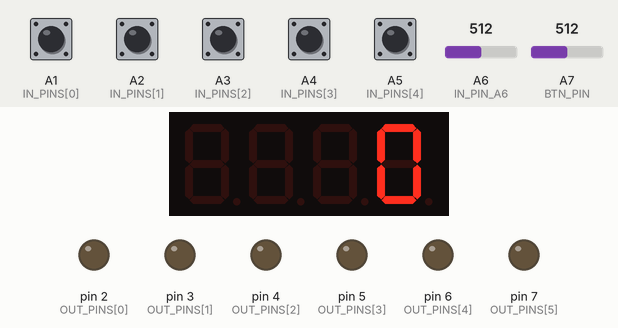
Bench run of a sketch on a simulated Arduino Nano, built with avr-gcc and run on an emulated ATmega328P. Shown: 4-digit seven-segment display, output pins drawn as LEDs (lit = HIGH). The inputs (shaded band) are chosen by the test bench; at power-on: A1 (IN_PINS[0]), A2 (IN_PINS[1]), A3 (IN_PINS[2]), A4 (IN_PINS[3]), A5 (IN_PINS[4]) HIGH, A7 (BTN_PIN) = 512, A6 (IN_PIN_A6) = 512. WiFi joins after 1.5 s; servers stay silent unless stated; EEPROM starts erased; pins used as bus, display or sensor lines are not drawn.

Above: at 3.2 s.
4.4 s: A7 (BTN_PIN) set to 217
6.1 s: A7 (BTN_PIN) set to 182
At 7.5 s:
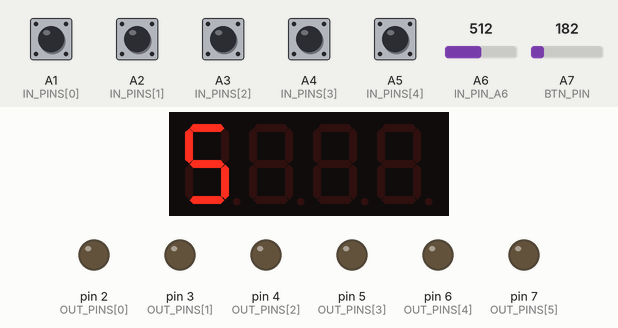
7.6 s: A7 (BTN_PIN) set to 210
At 9.0 s:
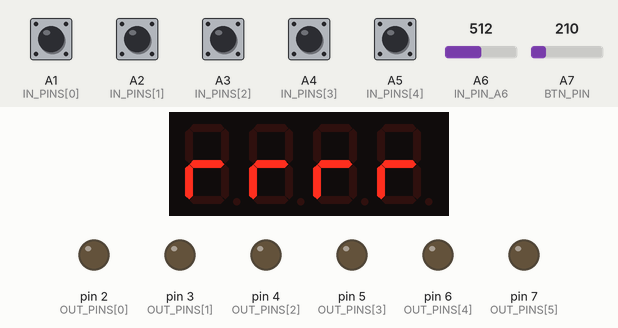
At 9.5 s:
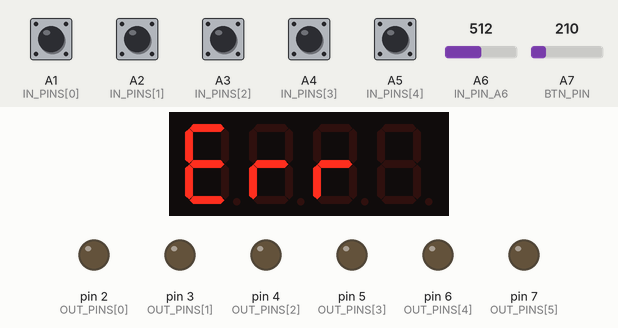
Timing chart, 0 to 11.0 s (numbered marks = the images above; inputs shaded):
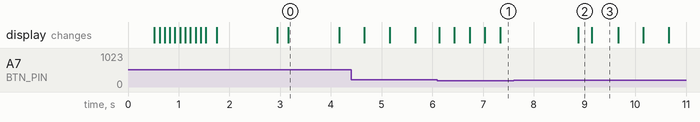

The sketch:

Station_Controller.ino
```cpp
/*
  ==============================================================
  STATION CONTROLLER — FIRMWARE v5.7-VegasFix

  UPDATES:
  - Re-enabled Vegas Mode (9999 -> 0000 boot sequence)
  - Fixed "Scroll Back" logic: If user cycles back to original ID,
    skip conflict check to prevent self-lockout.
  ==============================================================
*/

#define FIRMWARE_VERSION "v5.7-VegasFix"
#define HAS_TM1637 1
#define DEBUG_SERIAL 1

#include <SPI.h>
#include <Ethernet.h>
#include <EthernetUdp.h>
#include <EEPROM.h>
#include <avr/wdt.h>

#if HAS_TM1637
#include <TM1637Display.h>
const uint8_t CLK_PIN = 8;
const uint8_t DIO_PIN = 9;
TM1637Display display(CLK_PIN, DIO_PIN);
#endif

const uint8_t OUT_PINS[6] = {2, 3, 4, 5, 6, 7};
const uint8_t IN_PINS[5] = {A1, A2, A3, A4, A5};
#define IN_PIN_A6 A6
#define BTN_PIN A7

#define ETH_CS 10
#define ETH_RST A0
byte mac[] = {0xDE, 0xAD, 0xBE, 0xEF, 0x02, 0x10};
IPAddress ipBroadcast(192, 168, 1, 255);

// PORTS
const uint16_t PORT_CMD = 8888;
const uint16_t PORT_FB = 8889;

EthernetUDP Udp;

uint8_t STATION_ID = 0;
uint8_t lastFeedbackBits = 0;
uint8_t pendingID = 0;
bool reconfigPending = false;
uint32_t lastButtonTime = 0;
uint32_t lastCmdMs = 0;
const uint16_t CMD_WATCHDOG_MS = 4000;
const uint16_t RECONFIG_DELAY_MS = 1500;

enum DisplayMode
{
  DISP_NORMAL,
  DISP_ERROR,
  DISP_LINK,
  DISP_DISABLED,
  DISP_CHECKING
};
DisplayMode displayMode = DISP_NORMAL;
bool displayFlash = false;
uint32_t lastDisplayUpdate = 0;

uint8_t xorChecksum(const uint8_t *data, uint8_t len)
{
  uint8_t c = 0;
  for (uint8_t i = 0; i < len; i++)
    c ^= data[i];
  return c;
}

void initEthernet(bool fullReset, uint8_t tempId)
{
  if (fullReset)
  {
    SPI.begin();
    pinMode(ETH_CS, OUTPUT);
    digitalWrite(ETH_CS, HIGH);
    pinMode(ETH_RST, OUTPUT);
    digitalWrite(ETH_RST, LOW);
    delay(200);
    digitalWrite(ETH_RST, HIGH);
    delay(800);
  }
  // IP depends on ID
  IPAddress localIp(192, 168, 1, 210 + tempId);
  mac[5] = 0x10 + tempId;
  Ethernet.init(ETH_CS);
  Ethernet.begin(mac, localIp);
  Udp.begin(PORT_CMD);
}

// Conflict Check Logic
bool isIdTaken(uint8_t candidate)
{
#if HAS_TM1637
  display.clear();
  uint8_t seg[] = {0x50, 0x50, 0x50, 0x50}; // "r r r r"
  display.setSegments(seg);
#endif

  uint8_t req[3] = {0xAD, candidate, (uint8_t)(0xAD ^ candidate)};
  Udp.beginPacket(ipBroadcast, PORT_CMD);
  Udp.write(req, 3);
  Udp.endPacket();

  uint32_t tStart = millis();
  while (millis() - tStart < 200)
  {
    if (Udp.parsePacket())
    {
      uint8_t buf[10];
      int n = Udp.read(buf, 10);
      if (n >= 2 && buf[0] == 0xAE && buf[1] == candidate)
      {
        return true; // Conflict Confirmed
      }
    }
  }
  return false;
}

void findAndApplyID(uint8_t startId)
{
  uint8_t current = startId;
  bool found = false;
  int attempts = 0;

  while (!found && attempts < 6)
  {
    initEthernet(false, current);
    delay(50);

    if (!isIdTaken(current))
    {
      found = true;
    }
    else
    {
      current++;
      if (current > 5)
        current = 0;
      attempts++;
    }
  }

  STATION_ID = current;
  pendingID = STATION_ID;
  saveStationID(STATION_ID);
}

void loadStationID()
{
  uint8_t id = EEPROM.read(0);
  STATION_ID = (id > 5) ? 0 : id;
}
void saveStationID(uint8_t id)
{
  if (EEPROM.read(0) != id)
    EEPROM.update(0, id);
}

void applyRelays(uint8_t bits)
{
  for (uint8_t i = 0; i < 6; i++)
    digitalWrite(OUT_PINS[i], (bits & (1 << i)) ? HIGH : LOW);
}
uint8_t readInputs()
{
  uint8_t bits = 0;
  for (uint8_t i = 0; i < 5; i++)
  {
    if (digitalRead(IN_PINS[i]) == LOW)
      bits |= (1 << i);
  }
  int val = analogRead(IN_PIN_A6);
  if (val < 850)
  {
    if (val < 500)
      bits |= (1 << 5) | (1 << 6);
    else if (val < 605)
      bits |= (1 << 5);
    else
      bits |= (1 << 6);
  }
  return bits;
}

void updateDisplay(uint32_t now)
{
#if HAS_TM1637
  if (now - lastDisplayUpdate < 500)
    return;
  lastDisplayUpdate = now;
  displayFlash = !displayFlash;

  if (reconfigPending)
  {
    display.clear();
    display.showNumberDec(pendingID, false, 1, 0);
    return;
  }

  if (displayMode == DISP_LINK)
  {
    if (displayFlash)
    {
      const uint8_t ln[] = {0x38, 0x54};
      display.setSegments(ln, 2, 1);
    }
    else
      display.clear();
    return;
  }
  if (displayMode == DISP_DISABLED)
  {
    if (displayFlash)
    {
      const uint8_t err[] = {0x79, 0x50, 0x50};
      display.setSegments(err, 3, 0);
      display.showNumberDec(STATION_ID, false, 1, 3);
    }
    else
      display.clear();
    return;
  }
  if (displayMode == DISP_NORMAL)
  {
    display.clear();
    display.showNumberDec(STATION_ID, false, 1, 3);
  }
  else if (displayMode == DISP_ERROR)
  {
    if (displayFlash)
    {
      const uint8_t err[] = {0x79, 0x50, 0x50, 0};
      display.setSegments(err);
    }
    else
      display.clear();
  }
#endif
}

// ✅ VEGAS MODE
void runVegasMode()
{
#if HAS_TM1637
  for (int i = 9; i >= 0; i--)
  {
    // Show 9999, 8888, ... 0000
    display.showNumberDec(i * 1111, true, 4, 0);
    delay(80);
  }
  display.clear();
  delay(200);
#endif
}

void setup()
{
  wdt_disable();
  delay(500);
  pinMode(BTN_PIN, INPUT);
  for (uint8_t p : OUT_PINS)
    pinMode(p, OUTPUT);
  for (uint8_t p : IN_PINS)
    pinMode(p, INPUT_PULLUP);
  loadStationID();

#if HAS_TM1637
  display.setBrightness(0x0F);
  // ✅ Run Vegas
  runVegasMode();
  display.showNumberDec(STATION_ID, false, 1, 3);
#endif

  // Initial Conflict Check (Full Reset)
  initEthernet(true, STATION_ID);
  delay(100);
  findAndApplyID(STATION_ID);

  wdt_enable(WDTO_4S);
}

void loop()
{
  wdt_reset();
  uint32_t now = millis();

  if (analogRead(BTN_PIN) < 200)
  {
    if (now - lastButtonTime > 300)
    {
      pendingID = (pendingID + 1) % 6;
      reconfigPending = true;
      lastButtonTime = now;
      display.clear();
      display.showNumberDec(pendingID, false, 1, 0);
    }
  }
  else if (reconfigPending && (now - lastButtonTime > 1500))
  {
    // ✅ FIX: If we circled back to the CURRENT ID, don't check conflict.
    // The Server likely still thinks WE are online (since we just were),
    // so checking would result in a false positive denial.
    if (pendingID == STATION_ID)
    {
      // Just re-init to be safe and clear flag
      initEthernet(false, STATION_ID);
    }
    else
    {
      // New ID, perform full check
      findAndApplyID(pendingID);
    }
    reconfigPending = false;
  }

  if (Ethernet.linkStatus() == LinkOFF)
  {
    displayMode = DISP_LINK;
  }
  else
  {
    int packets = 0;
    while (Udp.parsePacket() > 0 && packets < 20)
    {
      packets++;
      uint8_t buf[32];
      int n = Udp.read(buf, sizeof(buf));

      if (n >= 10 && buf[0] == 0xBB && xorChecksum(buf, n - 1) == buf[n - 1])
      {
        if ((3 + STATION_ID) < (n - 1))
        {
          uint8_t cmd = buf[3 + STATION_ID];
          if (cmd & 0x80)
          {
            displayMode = DISP_DISABLED;
          }
          else
          {
            displayMode = DISP_NORMAL;
            applyRelays(cmd & 0x7F);
          }
          lastCmdMs = now;
        }
      }
    }

    if (displayMode != DISP_DISABLED && (now - lastCmdMs > CMD_WATCHDOG_MS))
    {
      displayMode = DISP_ERROR;
      if (now - lastCmdMs > 10000)
      {
        initEthernet(false, STATION_ID);
        lastCmdMs = now;
      }
    }
  }

  uint8_t currentBits = readInputs();
  static uint32_t lastTxTime = 0;
  if ((currentBits != lastFeedbackBits) || (now - lastTxTime > 500))
  {
    lastFeedbackBits = currentBits;
    lastTxTime = now;
    uint8_t invBits = ~currentBits;
    uint8_t fb[5] = {0xAC, STATION_ID, invBits, 0x00, 0};
    fb[4] = xorChecksum(fb, 4);

    // Send Feedback to 8889
    Udp.beginPacket(ipBroadcast, PORT_FB);
    Udp.write(fb, 5);
    Udp.endPacket();
  }
  updateDisplay(now);
}
```

Measured:
- after the input at 6.1 s, the display: first changes at once (image 1 shows a later state)
- after the input at 7.6 s, the display: changes after 1.3 s (image 2)
- what the display in image 0 shows lasts 1.0 s, from 3.2 s to 4.2 s
- what the display in image 3 shows lasts 0.6 s, from 9.1 s to 9.7 s
